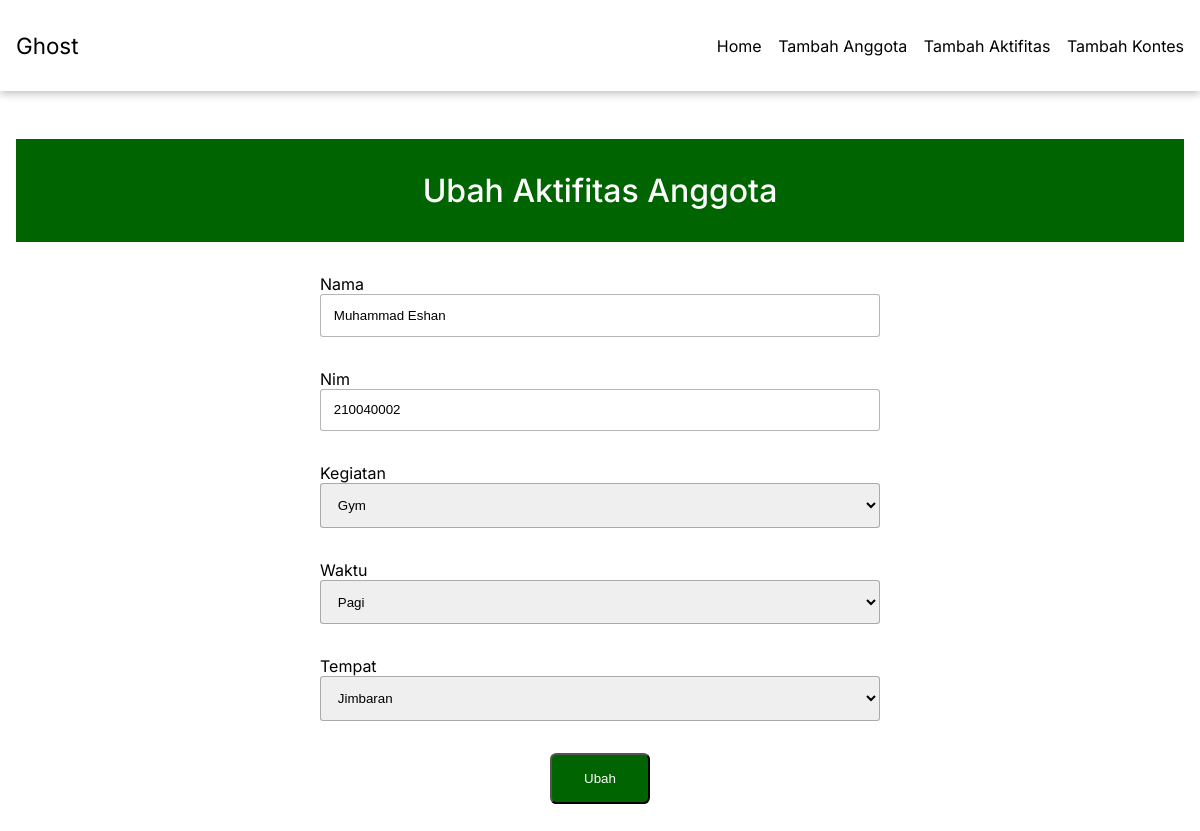
Page /update_aktifitas.php?id=0 on the committed database.
### tables this page shows
CREATE TABLE `aktifitas` (
  `id` int(11) NOT NULL,
  `nama` varchar(30) NOT NULL,
  `nim` varchar(10) NOT NULL,
  `kegiatan` varchar(20) NOT NULL,
  `waktu` varchar(10) NOT NULL,
  `tempat` varchar(50) NOT NULL
);

### function.php (called while the page is built, shortened)
<?php
  require_once 'config.php';
  function query($query) {
    global $conn;
    $result = mysqli_query($conn, $query);
    $rows = [];
    while ($row = mysqli_fetch_assoc($result)) {
      $rows[] = $row;
    }
    return $rows;
  }

### update_aktifitas.php (the view, shortened to what this page needs)
<?php
require_once "function.php";
$id = $_GET["id"];
$akf = query("SELECT * FROM aktifitas WHERE id=$id")[0];
?>
<!DOCTYPE html>
<html lang="en">
  <head>
    <link rel="stylesheet" href="style.css" />
  </head>
  <body>
    <header>
      <div class="container">
        <div class="header-wrapper">
          <div class="logo">Ghost</div>
          <nav>
            <ul>
              <li><a href="index.php">Home</a></li>
              <li><a href="tambah_anggota.php">Tambah Anggota</a></li>
              <li><a href="tambah_aktifitas.php">Tambah Aktifitas</a></li>
              <li><a href="tambah_kontes.php">Tambah Kontes</a></li>
            </ul>
          </nav>
        </div>
      </div>
    </header>
    <main>
      <section>
        <div class="container">
          <div class="wrapper wrapper-center ">
            <div class="content-title">Ubah Aktifitas Anggota</div>
            <form action="" method="post">
              <div class="input-data">
                <label for="nama">nama</label>
                <input type="text" name="nama" id="nama" required value="<?=$akf["nama"]?>" />
              </div>
              <div class="input-data">
                <label for="nim">nim</label>
                <input type="text" name="nim" id="nim" required value="<?=$akf["nim"]?>" />
              </div>
              <div class="input-data">
                <label for="kegiatan">kegiatan</label>
                <select name="kegiatan" id="kegiatan" required>
                  <option value="<?=$akf["kegiatan"]?>" selected="selected"><?=$akf["kegiatan"]?></option>
                </select>
              </div>
              <div class="input-data">
                <label for="waktu">waktu</label>
                <select name="waktu" id="waktu" required >
                  <option value="<?=$akf["waktu"]?>" selected="selected"><?=$akf["waktu"]?></option>
                </select>
              </div>
              <div class="input-data">
                <label for="tempat">tempat</label>
                <select name="tempat" id="tempat" required value="<?=$akf["tempat"]?>" >
                  <option value="<?=$akf["tempat"]?>" selected="selected"><?=$akf["tempat"]?></option>
                </select>
              </div>
              <div class="btn-wrapper">
                <button class="btn-submit" name="submit" type="submit">Ubah</button>
              </div>
            </form>
          </div>
        </div>
      </section>
    </main>
  </body>
</html>

### style.css (style rules this page uses)
*, html, body { padding: 0; margin: 0; box-sizing: border-box; }
body { font-family: "Inter", sans-serif; font-size: 1rem; }
.container { max-width: 80rem; margin: 0 auto; padding: 1rem; }
header { box-shadow: rgba(0, 0, 0, 0.24) 0px 3px 8px; }
button { padding: 0.4rem 0.6rem; background-color: darkgreen; border-radius: 0.4rem; }
.header-wrapper { width: 100%; display: flex; justify-content: space-between; align-items: center; padding: 1rem 0; }
.logo { font-size: 1.4rem; }
nav { width: 40%; }
.header-wrapper nav ul { display: flex; align-items: center; list-style: none; width: 100%; justify-content: space-between; }
.header-wrapper nav ul li a { padding: 1rem 0; text-decoration: none; color: #000; }
.content-title { width: 100%; background-color: darkgreen; padding: 2rem; color: #fff; font-size: 2rem; font-weight: 500; text-align: center; }
.wrapper { width: 100%; padding-top: 2rem; }
.wrapper-center { display: flex; align-items: center; justify-content: center; flex-direction: column; }
form { padding-top: 1rem; }
.input-data { display: flex; flex-direction: column; padding: 1rem 0; }
.input-data label { text-transform: capitalize; }
.input-data input, select { width: 35rem; padding: 0.8rem; border-radius: 0.2rem; border: 0.08rem solid #0000004a; }
.btn-wrapper { display: flex; justify-content: center; }
.btn-submit { margin: 1rem 0rem; padding: 1rem 2rem; background-color: darkgreen; color: #fff; text-transform: capitalize; }

### rows in the picture
aktifitas: nama "Muhammad Eshan", nim "210040002", kegiatan "Gym", waktu "Pagi", tempat "Jimbaran"
